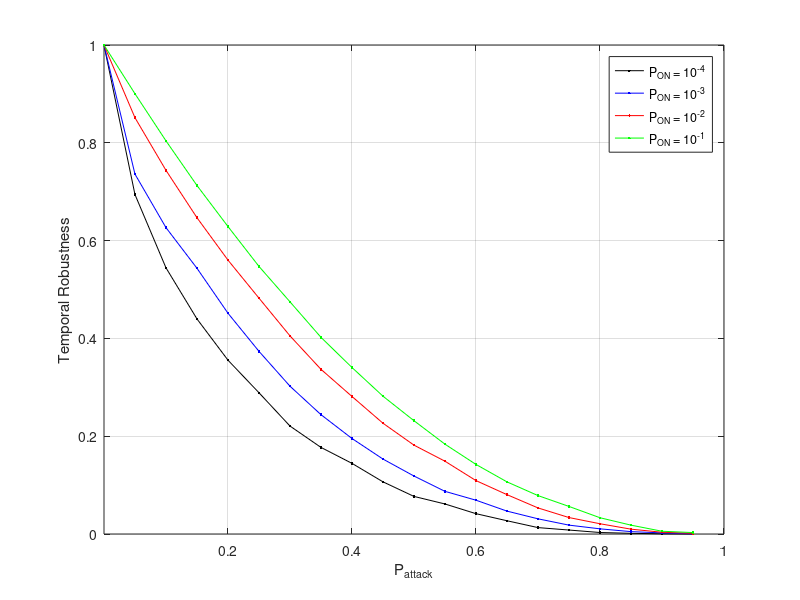

Here is the MATLAB script that generated this plot:
%  read labels and x-y data
load RPGM_20x5_10_4_trace_AverageContactUpdates.dat;     %  read data into the my_xy matrix
Prob = RPGM_20x5_10_4_trace_AverageContactUpdates(:,2);     %  copy first column of my_xy into x
Err1 = RPGM_20x5_10_4_trace_AverageContactUpdates(:,3);     %  and second column into y

load RPGM_20x5_10_3_trace_AverageContactUpdates.dat;     %  read data into the my_xy matrix
Err2 = RPGM_20x5_10_3_trace_AverageContactUpdates(:,3);     %  and second column into y

load RPGM_20x5_10_2_trace_AverageContactUpdates.dat;     %  read data into the my_xy matrix
Err3 = RPGM_20x5_10_2_trace_AverageContactUpdates(:,3);     %  and second column into y

load RPGM_20x5_10_1_trace_AverageContactUpdates.dat;     %  read data into the my_xy matrix
Err4 = RPGM_20x5_10_1_trace_AverageContactUpdates(:,3);     %  and second column into y

plot(Prob,Err1,'k.-',Prob,Err2,'b.-',Prob,Err3,'r.-',Prob,Err4,'g.-');

xlabel('P_{attack}');           % add axis labels and plot title
ylabel('Temporal Robustness');
axis([0.000075 1.000 0.0 1.000],[0.000075 1.000 0.0 1.000]);
%set(gca,'XGrid','on','YGrid','on');
%set(gca,'gridlinestyle','--')
grid on;
legend('P_{ON} = 10^{-4}','P_{ON} = 10^{-3}','P_{ON} = 10^{-2}','P_{ON} = 10^{-1}');

%title('Mean monthly precipitation at Portland International Airport');
%plot(Prob,EffSim,'bx-',Prob,EffTheor,'ro-');     %  plot precip vs. month with circles